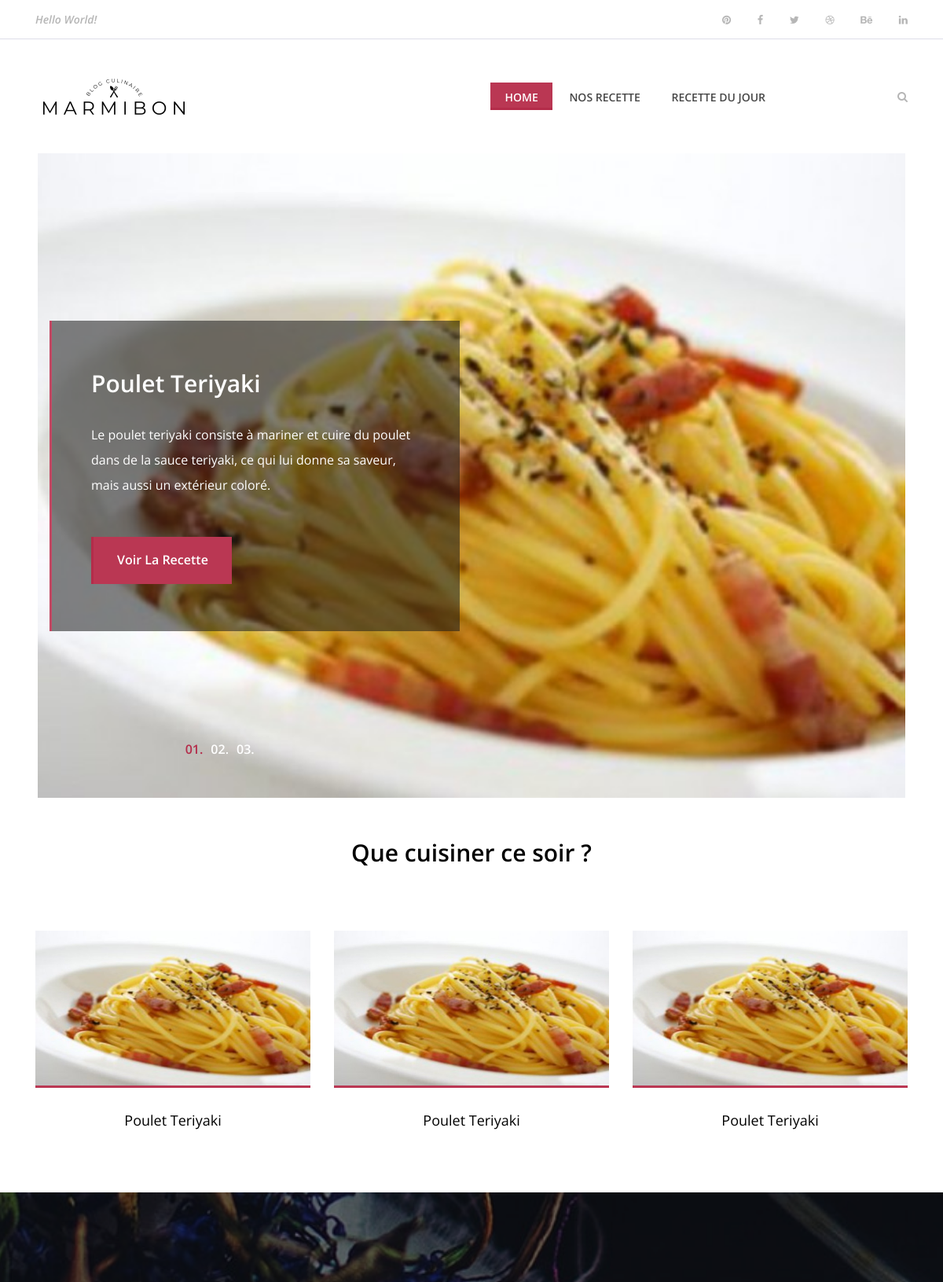
Before: / (upper part) with the older database file.
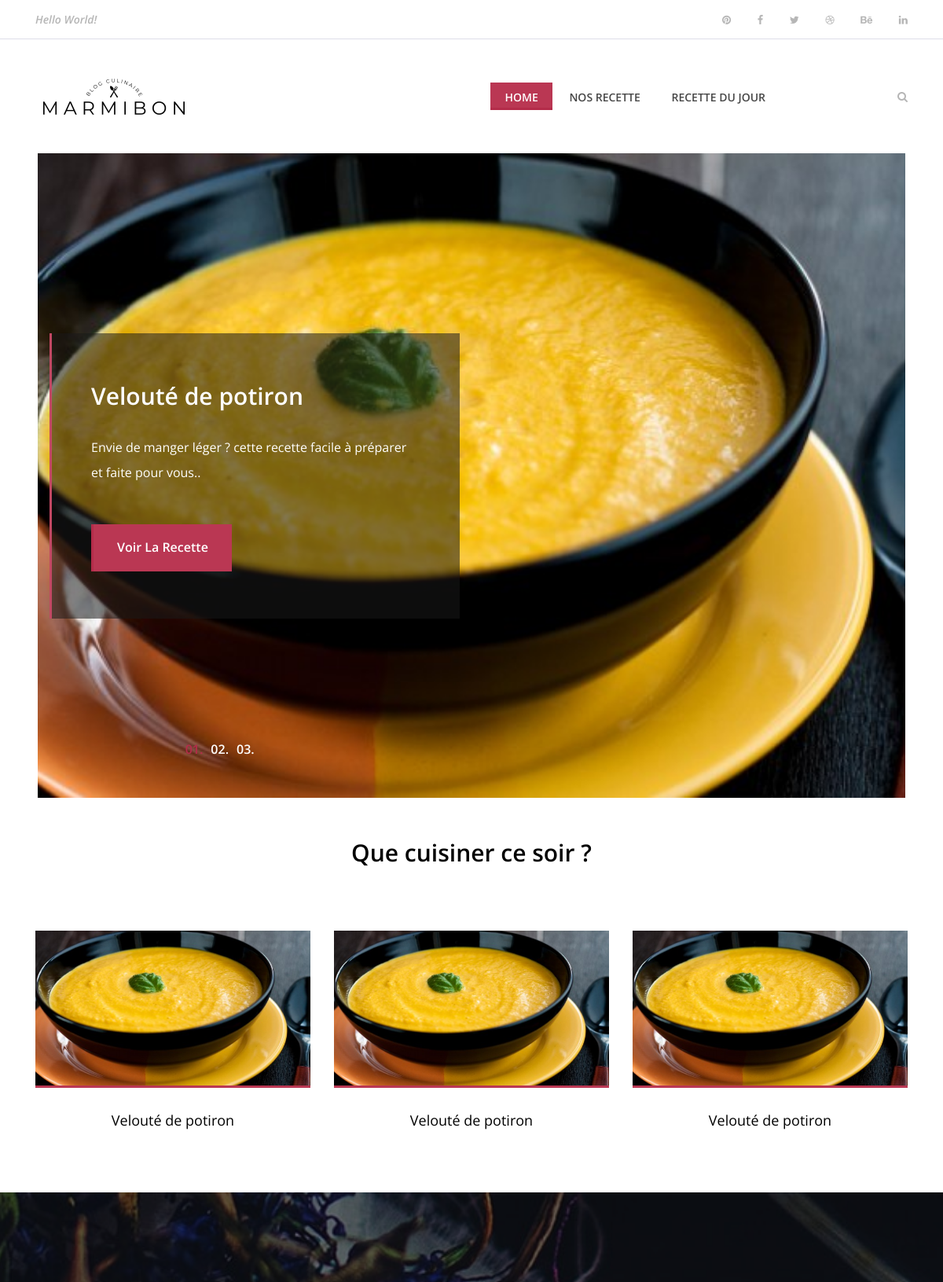
After: the same page with the newer database file.
### tables this page shows
CREATE TABLE IF NOT EXISTS `recette` (
  `Id_recette` bigint(255) NOT NULL AUTO_INCREMENT,
  `Name_recette` varchar(255) DEFAULT NULL,
  `img_recette` varchar(255) NOT NULL,
  `time_recette` varchar(255) DEFAULT NULL,
  `number_recette` bigint(255) DEFAULT NULL,
  `level_recette` varchar(255) DEFAULT NULL,
  `cost_recette` varchar(255) DEFAULT NULL,
  `description_recette` text NOT NULL,
  `Id_Ingredient` bigint(255) NOT NULL,
  `likes` int(255) NOT NULL,
  `dislikes` int(255) NOT NULL,
  PRIMARY KEY (`Id_recette`)
);

### controllers/controller.php (called while the page is built, shortened)
<?php
require('models/model.php');
function homeView(){
    $RandRecipe = new Recette();
    $RandRecipe = $RandRecipe->daysRecipe();
    $RandRecipe2 = new Recette();
    $RandRecipe2 = $RandRecipe2->daysRecipe2();
    $RandRecipe3 = new Recette();
    $RandRecipe3 = $RandRecipe3->daysRecipe3();
    require('views/home.php');
}

### public/connect.php (called while the page is built)
<?php
class Databases
{
    public function connect()
    {
        try
        {
            $db = new PDO('mysql:host=localhost;dbname=marmibon;port=3308;charset=utf8', 'root', '');
            return $db;
        }
        catch(Exception $e)
        {
            die('Erreur : '.$e->getMessage());
        }
    }
}

### models/model.php (called while the page is built, shortened)
<?php
require_once('public/connect.php');
class Recette extends Databases{
     public function daysRecipe(){
        $recette = $this->connect()->prepare('SELECT * FROM recette ORDER BY RAND()
        LIMIT 6');
        $recette->execute();
        $result = $recette->fetch(PDO::FETCH_ASSOC);
        return $result;
     }
     public function daysRecipe2(){
        $recette = $this->connect()->prepare('SELECT * FROM recette ORDER BY RAND()
        LIMIT 6');
        $recette->execute();
        $result = $recette->fetch(PDO::FETCH_ASSOC);
        return $result;
     }
     public function daysRecipe3(){
        $recette = $this->connect()->prepare('SELECT * FROM recette ORDER BY RAND()
        LIMIT 6');
        $recette->execute();
        $result = $recette->fetch(PDO::FETCH_ASSOC);
        return $result;
     }
}

### views/home.php (the view, shortened to what this page needs)
 <section class="hero-area">
        <div class="hero-slides owl-carousel">
            <div class="single-hero-slide bg-img" style="background-image:url(<?=$RandRecipe['img_recette'] ?>)">
                <div class="container h-100">
                    <div class="row h-100 align-items-center">
                        <div class="col-12 col-md-9 col-lg-7 col-xl-6">
                            <div class="hero-slides-content" data-animation="fadeInUp" data-delay="100ms">
                                <h2 data-animation="fadeInUp" data-delay="300ms"><?=$RandRecipe['Name_recette'] ?></h2>
                                <p data-animation="fadeInUp" data-delay="700ms"><?=$RandRecipe['description_recette'] ?></p>
                                <a href="<?='?recipeID='.$RandRecipe['Id_recette'] ?>" class="btn delicious-btn" data-animation="fadeInUp" data-delay="1000ms">Voir la recette</a>
                            </div>
                        </div>
                    </div>
                </div>
            </div>
        </div>
    </section>
    <section class="best-receipe-area" style="margin-top:50px;">
        <div class="container">
            <div class="row">
                <div class="col-12">
                    <div class="section-heading">
                        <h3>Que cuisiner ce soir ?</h3>
                    </div>
                </div>
            </div>
            <div class="row">
                <div class="col-12 col-sm-6 col-lg-4">
                    <div class="single-best-receipe-area mb-30">
                        <img src="<?=$RandRecipe['img_recette'] ?>" alt="">
                        <div class="receipe-content">
                            <a href="<?='?recipeID='.$RandRecipe['Id_recette'] ?>">
                                <h5><?=$RandRecipe['Name_recette'] ?></h5>
                            </a>
                        </div>
                    </div>
                </div>
                <div class="col-12 col-sm-6 col-lg-4">
                    <div class="single-best-receipe-area mb-30">
                        <img src="<?=$RandRecipe2['img_recette'] ?>" alt="">
                        <div class="receipe-content">
                            <a href="<?='?recipeID='.$RandRecipe2['Id_recette'] ?>">
                                <h5><?=$RandRecipe2['Name_recette'] ?></h5>
                            </a>
                        </div>
                    </div>
                </div>
                <div class="col-12 col-sm-6 col-lg-4">
                    <div class="single-best-receipe-area mb-30">
                        <img src="<?=$RandRecipe3['img_recette'] ?>" alt="">
                        <div class="receipe-content">
                            <a href="<?='?recipeID='.$RandRecipe3['Id_recette'] ?>">
                                <h5><?=$RandRecipe3['Name_recette'] ?></h5>
                            </a>
                        </div>
                    </div>
                </div>
            </div>
        </div>
</section>
    <section class="cta-area bg-img bg-overlay" style="background-image: url(public/img/bg-img/bg4.jpg);">
        <div class="container h-100">
            <div class="row h-100 align-items-center">
            </div>
        </div>
    </section>
<?php require('templates/template.php'); ?>

Changed rows visible on the page:
changed recette: img_recette: a different picture; Name_recette "Poulet Teriyaki" → "Velouté de potiron"; description_recette "Le poulet teriyaki consiste à mariner et cuire du poulet dans de la sauce teriyaki, ce qui lui donne sa saveur, mais aussi un extérieur coloré." → "Envie de manger léger ? cette recette facile à préparer et faite pour vous.."
